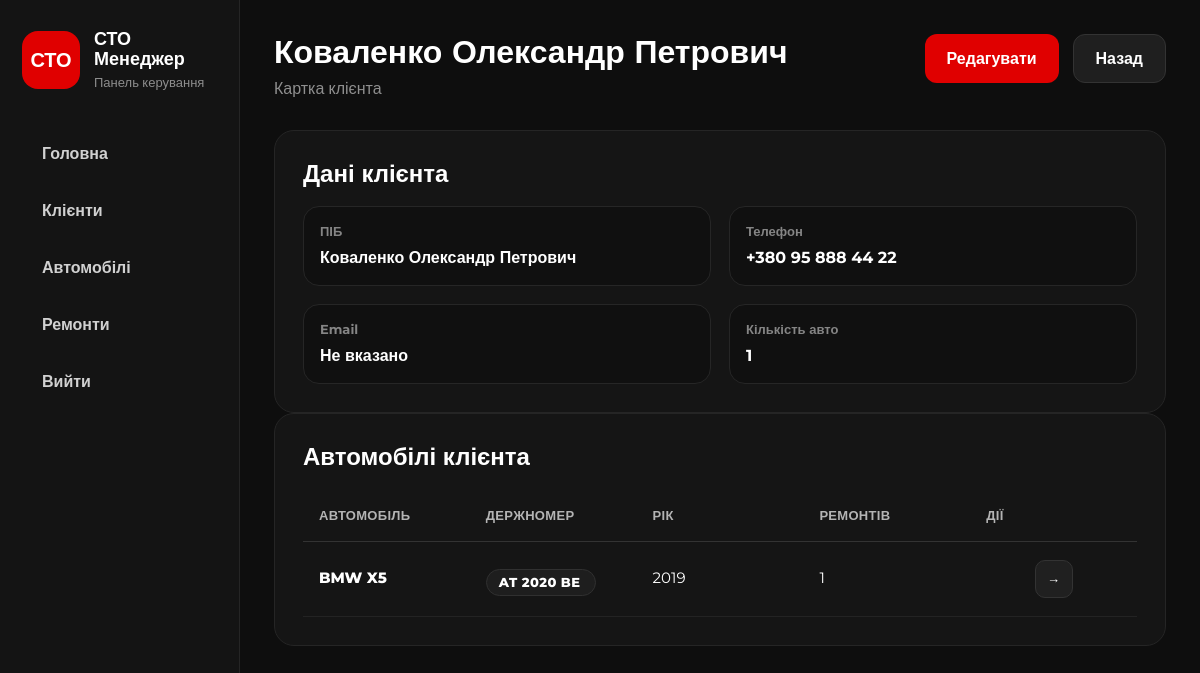
The app's page /clients/9/ with its own data.
### clients/models.py (models this page shows, shortened)
class Client(models.Model):
    full_name = models.CharField(max_length=150, verbose_name="ПІБ")
    phone = models.CharField(max_length=20, unique=True, verbose_name="Телефон")
    email = models.EmailField(blank=True, null=True, verbose_name="Email")
    address = models.CharField(max_length=255, blank=True, null=True, verbose_name="Адреса")
    notes = models.TextField(blank=True, null=True, verbose_name="Примітки")
    created_at = models.DateTimeField(auto_now_add=True)
    class Meta:
        verbose_name = "Клієнт"
        verbose_name_plural = "Клієнти"
        ordering = ['full_name']

### cars/models.py (models this page shows, shortened)
class Car(models.Model):
    class Transmission(models.TextChoices):
        MANUAL = 'manual', 'Механічна'
        AUTOMATIC = 'automatic', 'Автоматична'
        ROBOT = 'robot', 'Роботизована'
        VARIATOR = 'variator', 'Варіатор'
    class FuelType(models.TextChoices):
        PETROL = 'petrol', 'Бензин'
        DIESEL = 'diesel', 'Дизель'
        ELECTRIC = 'electric', 'Електро'
        HYBRID = 'hybrid', 'Гібрид'
        GAS = 'gas', 'Газ'
    owner = models.ForeignKey(
        Client,
        on_delete=models.CASCADE,
        related_name='cars',
        verbose_name="Власник",
        null=True,
        blank=True
    )
    make = models.CharField(
        max_length=100,
        verbose_name="Марка"
    )
    model_name = models.CharField(
        max_length=100,
        verbose_name="Модель"
    )
    license_plate = models.CharField(
        max_length=20,
        blank=True,
        verbose_name="Держномер"
    )
    vin = models.CharField(
        max_length=17,
        unique=True,
        verbose_name="VIN-код",
        validators=[MinLengthValidator(17)]
    )
    owner_name = models.CharField(
        max_length=100,
        verbose_name="ПІБ власника",
        blank=True
    )
    year = models.PositiveIntegerField(
        verbose_name="Рік випуску",
        validators=[
            MinValueValidator(1900),
            MaxValueValidator(datetime.date.today().year + 1)
        ],
        help_text="Використовуйте формат: <YYYY>"
    )
    color = models.CharField(
        max_length=50,
        verbose_name="Колір"
    )
    transmission = models.CharField(
        max_length=20,
        choices=Transmission.choices,
        default=Transmission.AUTOMATIC,
        verbose_name="Коробка передач"
    )
    fuel_type = models.CharField(
        max_length=20,
        choices=FuelType.choices,
        default=FuelType.PETROL,
        verbose_name="Тип пального"
    )
    mileage = models.PositiveIntegerField(
        default=0,
        verbose_name="Пробіг (км)"
    )
    engine_volume = models.DecimalField(
        max_digits=4,
        decimal_places=1,
        blank=True,
        null=True,
        verbose_name="Об'єм двигуна (л)"
    )
    description = models.TextField(
        blank=True,
        verbose_name="Опис"
    )
    main_image = models.ImageField(
        upload_to='cars/%Y/%m/',
        blank=True,
        null=True,
        verbose_name="Фото"
    )
    is_published = models.BooleanField(
        default=True,
        verbose_name="Опубліковано"
    )
    created_at = models.DateTimeField(
        auto_now_add=True,
        verbose_name="Дата додавання"
    )
    updated_at = models.DateTimeField(
        auto_now=True,
        verbose_name="Дата оновлення"
    )
    class Meta:
        verbose_name = "Автомобіль"
        verbose_name_plural = "Автомобілі"
        ordering = ['-created_at']

### clients/views.py (the view)
# urls.py: path('<int:client_id>/', views.client_detail_view, name='client_detail'),
def client_detail_view(request, client_id):
    client = get_object_or_404(Client, id=client_id)
    cars = client.cars.all().order_by('-created_at')
    return render(request, 'clients/client_detail.html', {
        'client': client,
        'cars': cars
    })

### clients/templates/clients/client_detail.html
{% extends 'base.html' %}
{% block content %}
<div class="page-header">
    <div>
        <h1>{{ client.full_name }}</h1>
        <p>Картка клієнта</p>
    </div>
    <div class="hero-buttons">
        <a href="{% url 'edit_client' client.id %}" class="btn-primary">Редагувати</a>
        <a href="{% url 'client_list' %}" class="btn-secondary">Назад</a>
    </div>
</div>
<div class="detail-card">
    <h2>Дані клієнта</h2>
    <div class="detail-grid">
        <div class="detail-item">
            <span>ПІБ</span>
            <strong>{{ client.full_name }}</strong>
        </div>
        <div class="detail-item">
            <span>Телефон</span>
            {% if client.phone %}
                <strong>{{ client.phone }}</strong>
            {% else %}
                <strong>Не вказано</strong>
            {% endif %}
        </div>
        <div class="detail-item">
            <span>Email</span>
            {% if client.email %}
                <strong>{{ client.email }}</strong>
            {% else %}
                <strong>Не вказано</strong>
            {% endif %}
        </div>
        <div class="detail-item">
            <span>Кількість авто</span>
            <strong>{{ cars.count }}</strong>
        </div>
    </div>
</div>
<div class="detail-card">
    <h2>Автомобілі клієнта</h2>
    <table class="dashboard-table">
        <thead>
            <tr>
                <th>Автомобіль</th>
                <th>Держномер</th>
                <th>Рік</th>
                <th>Ремонтів</th>
                <th>Дії</th>
            </tr>
        </thead>
        <tbody>
        {% for car in cars %}
            <tr>
                <td>
                    <a href="{% url 'car_detail' car.id %}" class="car-link">
                        {{ car.make }} {{ car.model_name }}
                    </a>
                </td>
                <td>
                    {% if car.license_plate %}
                        <span class="plate-badge">{{ car.license_plate }}</span>
                    {% else %}
                        <span class="muted-text">—</span>
                    {% endif %}
                </td>
                <td>{{ car.year }}</td>
                <td>{{ car.repairs.count }}</td>
                <td>
                    <div class="actions-cell">
                        <a href="{% url 'car_detail' car.id %}" class="row-action" title="Переглянути">
                            →
                        </a>
                    </div>
                </td>
            </tr>
        {% empty %}
            <tr>
                <td colspan="5" class="empty-row">
                    У цього клієнта ще немає автомобілів
                </td>
            </tr>
        {% endfor %}
        </tbody>
    </table>
</div>
{% endblock %}

### static/css/style.css (style rules this page uses)
* { margin: 0; padding: 0; box-sizing: border-box; }
html { width: 100%; min-height: 100%; scroll-behavior: smooth; }
body { width: 100%; min-height: 100vh; background: #0e0e0e; color: #ffffff; font-family: 'Montserrat', sans-serif; overflow-x: hidden; }
a { color: inherit; text-decoration: none; }
.page-header, .hero-actions { display: flex; justify-content: space-between; align-items: flex-start; gap: 20px; margin-bottom: 30px; }
.page-header h1, .hero-actions h1 { font-size: 32px; font-weight: 900; line-height: 1.1; margin-bottom: 8px; }
.page-header p, .hero-actions p { color: #8f8f8f; font-size: 16px; line-height: 1.45; }
.hero-buttons, .dashboard-actions { display: flex; gap: 14px; flex-wrap: wrap; }
.btn-primary, .btn-secondary { min-height: 48px; padding: 14px 22px; border-radius: 12px; font-weight: 800; border: none; cursor: pointer; display: inline-flex; align-items: center; justify-content: center; transition: 0.2s; white-space: nowrap; }
.btn-primary { background: #e00000; color: #ffffff; }
.btn-secondary { background: #1f1f1f; border: 1px solid #333333; color: #ffffff; }
.table-box, .section-box, .table-card, .detail-card { background: #151515; border: 1px solid #252525; border-radius: 20px; }
.table-box, .section-box, .detail-card { padding: 28px; }
.section-header h2, .section-title h2, .detail-card h2 { font-size: 24px; margin-bottom: 18px; }
table, .dashboard-table, .data-table { width: 100%; border-collapse: collapse; table-layout: fixed; }
th, .data-table th { text-align: left; padding: 18px 16px; color: #b4b4b4; font-size: 13px; font-weight: 900; text-transform: uppercase; letter-spacing: 0.3px; border-bottom: 1px solid #333333; }
td, .data-table td { padding: 18px 16px; border-bottom: 1px solid #232323; vertical-align: middle; font-size: 15px; line-height: 1.35; }
.car-link, .client-link { color: #ffffff; font-weight: 800; text-decoration: none; transition: 0.2s; }
.plate-badge { display: inline-flex; justify-content: flex-start; align-items: center; text-align: left; min-width: 110px; margin-top: 8px; padding: 4px 12px; border-radius: 999px; background: #1e1e1e; border: 1px solid #303030; color: #ffffff; font-size: 13px; font-weight: 800; letter-spacing: 0.4px; white-space: nowrap; }
.actions-cell, .repair-actions { display: flex; justify-content: center; align-items: center; gap: 8px; flex-wrap: nowrap; }
.row-action { display: inline-flex; align-items: center; justify-content: center; width: 38px; height: 38px; background: #202020; border: 1px solid #333333; border-radius: 10px; color: #ffffff; font-weight: 900; font-size: 13px; transition: 0.2s; }
.detail-grid { display: grid; grid-template-columns: 1fr 1fr; gap: 18px; }
.detail-item { background: #101010; border: 1px solid #262626; border-radius: 16px; padding: 16px; }
.detail-item span { display: block; color: #858585; font-size: 13px; font-weight: 700; margin-bottom: 8px; }
.detail-item strong { display: block; color: #ffffff; font-size: 16px; line-height: 1.35; }

### records on screen
Client: full_name "Коваленко Олександр Петрович", phone "+380 95 888 44 22"
Car: make "BMW", model_name "X5", license_plate "AT 2020 BE", year "2019", repairs.count "1"

### other values on screen
{{ cars.count }} "1"
